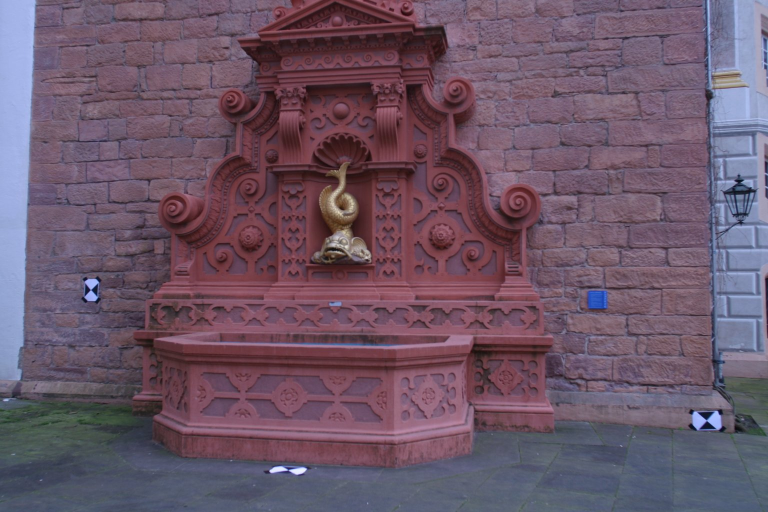
#> input picture 0001.jpg, 1536 x 1024 px (shown at 1/2 size)
$ python -i featureExtraction.py   (imports and definitions only)
#> lines starting #> are read from the running program, lines starting #| are printed output that depends on the picture; after the words box and inside, x2 and y2 are one past the last pixel; in counts of white or black regions, pixels touching at a corner belong together
import enum
import numpy as np
import cv2 as cv
from typing import Callable, Tuple, List, Any, Optional


class ExtractorType(enum.Enum):
    SIFT = 0,


class FeatureExtractor:
    """
    Computes image features for a given ExtractorType
    """
    def __init__(self, extractor_type: ExtractorType = ExtractorType.SIFT):
        self.extractor_type = extractor_type
        self.extractor: Callable
        self.get_extractor()

    def get_extractor(self):
        if self.extractor_type == ExtractorType.SIFT:
            self.extractor = cv.SIFT_create()

    def get_kp(
            self,
            img: np.ndarray,
            mask: Optional[np.ndarray] = None) -> Tuple[List[Any], np.ndarray]:
        """
        Get keypoints in img according to the set ExtractorType
        :param img:
        :return: list of keypoints, features as (num_keypoints, 128) np.ndarray
        """
        kp, des = self.extractor.detectAndCompute(img, mask)
        return kp, des

    def detect(self, img: np.ndarray, mask=None) -> List[Any]:
        return cv.FastFeatureDetector_create(15).detect(img, mask=mask)

    @staticmethod
    def harris(img: np.ndarray) -> np.ndarray:
        img = np.float32(img)
        dst = cv.cornerHarris(img, 2, 3, 0.1)
        dst = cv.dilate(dst, None)
        ret, dst = cv.threshold(dst, 0.01 * dst.max(), 255, 0)
        dst = np.uint8(dst)
        # find centroids
        ret, labels, stats, centroids = cv.connectedComponentsWithStats(dst)
        # define the criteria to stop and refine the corners
        criteria = (cv.TERM_CRITERIA_EPS + cv.TERM_CRITERIA_MAX_ITER, 50,
                    0.001)
        corners = cv.cornerSubPix(img, np.float32(centroids), (5, 5), (-1, -1),
                                  criteria)
        return corners

>>> import cv2
>>> picture = cv2.imread('../0001.jpg', cv2.IMREAD_GRAYSCALE)
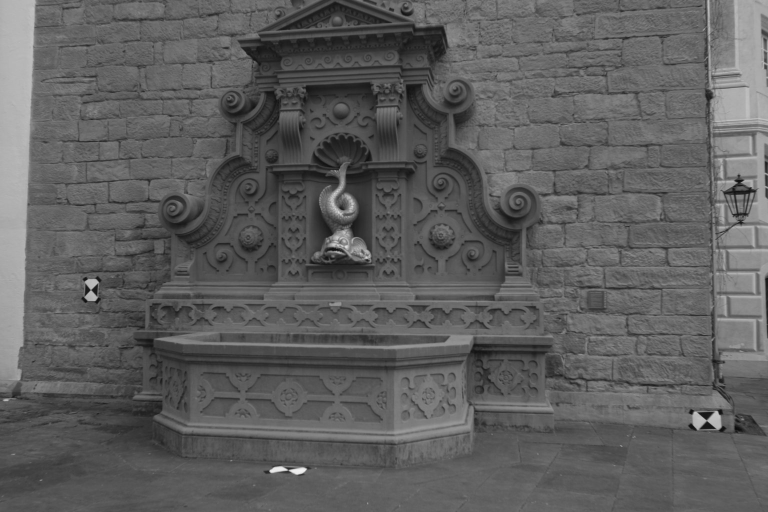
#> picture: shape (1024, 1536) (shown at 1/2 size); min 7, max 243, mean 94.2
>>> result = FeatureExtractor().harris(picture)
#> in harris, `dst = cv.cornerHarris(img, 2, 3, 0.1)`:
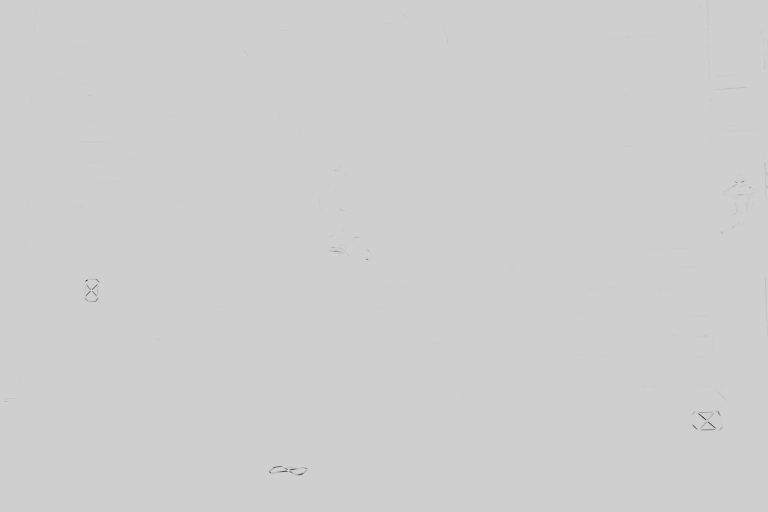
#> dst: shape (1024, 1536) float32 (shown at 1/2 size); min -30929224, max 7033007, mean -18631.4; drawn with min black and max white
#> in harris, `ret, dst = cv.threshold(dst, 0.01 * dst.max(), 255, 0)`:
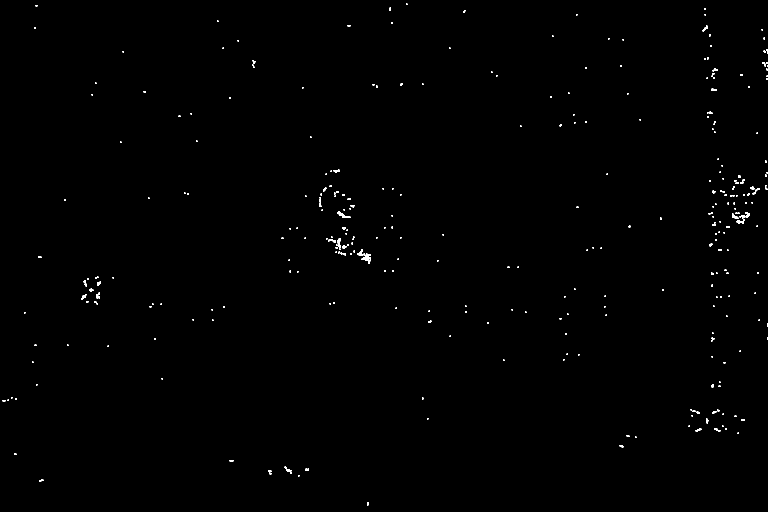
#> dst: shape (1024, 1536) float32 (shown at 1/2 size); 0.34% white; 326 white regions (257 under 20 px), largest, box (x1, y1, x2, y2) and area: (723, 507, 742, 522) 166, (674, 422, 701, 436) 137, (1473, 439, 1490, 448) 85
#> in harris, `ret, dst = cv.threshold(dst, 0.01 * dst.max(), 255, 0)`: ret = 70330.1
#> in harris, `ret, labels, stats, centroids = cv.connectedComponentsWithStats(dst)`: labels: shape (1024, 1536) int32; 327 distinct labels, from 0 to 326
#> in harris, `ret, labels, stats, centroids = cv.connectedComponentsWithStats(dst)`: ret = 327; stats = 327 rows, first 6: [0, 0, 1536, 1024, 1567482], [812, 7, 3, 3, 9], [71, 10, 4, 3, 12], [778, 15, 4, 7, 21], [1408, 17, 4, 3, 12], [927, 20, 4, 6, 19]; centroids = 327 pairs, first value 7.5 to 1534.5, second value 8 to 1006.9
#> in harris, `corners = cv.cornerSubPix(img, np.float32(centroids), (5, 5), (-1, -1)..`: corners = 327 pairs, first value 5.1 to 1534.5, second value 8 to 1006.3
#> result has the same summary as corners in harris
